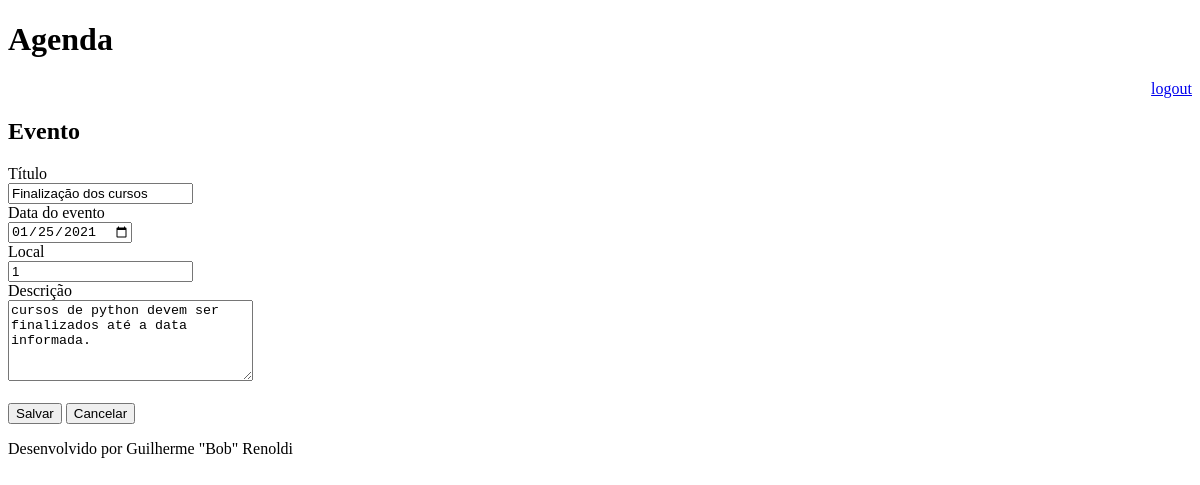
The page /agenda/evento/?id=2 (signed in) on the database as committed earlier.
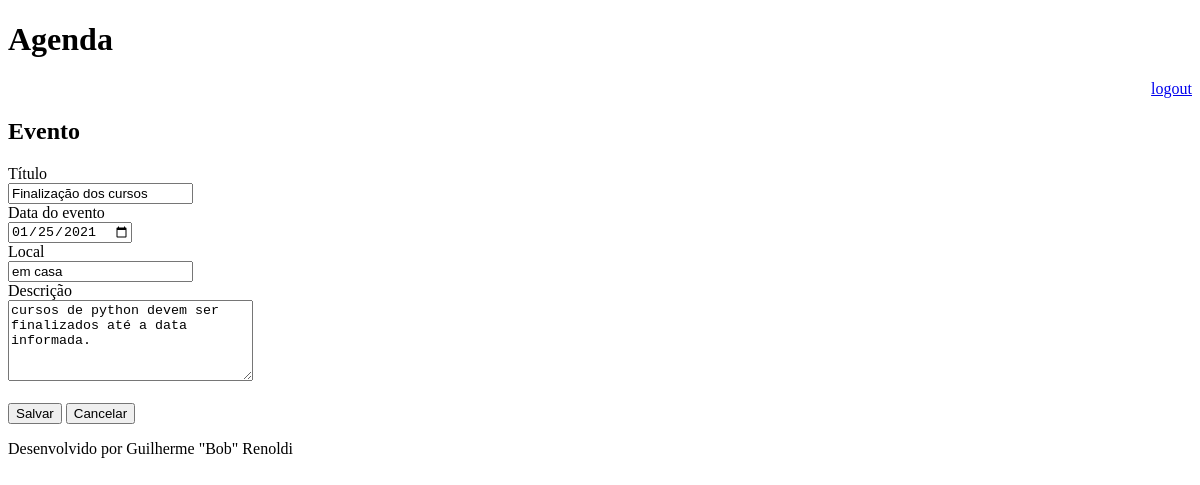
The same page on the database as committed later.
### core/models.py (models this page shows, shortened)
class Evento(models.Model):
    titulo = models.CharField(max_length=100)
    descricao = models.TextField(blank=True, null=True)
    local = models.TextField(verbose_name='Local do evento')
    data_evento = models.DateTimeField(verbose_name='Data do Evento')
    data_criacao = models.DateTimeField(auto_now=True)
    usuario = models.ForeignKey(User, on_delete=models.CASCADE)
    class Meta:
        db_table = 'eventos'
    def get_data_from_evento(self):
        return self.data_evento.strftime('%Y-%m-%d')

### core/views.py (the view)
# urls.py: path('agenda/evento/', views.registrar_evento),
@login_required(login_url='/login/')
def registrar_evento(request):
    id_evento = request.GET.get('id')
    dados = {}
    if id_evento:
        dados['evento'] = Evento.objects.get(id=id_evento)
    return render(request, 'registrar_evento.html', dados)

### templates/registrar_evento.html (shortened to what this page needs)
{% extends "model-page.html" %}
{% block content%}
    <h2>Evento</h2>
    <form action="submit" method="POST"> {% csrf_token %}
        <label>Título</label>
        <br>
        <input type="text" name="titulo" value="{{ evento.titulo }}">
        <br>
        <label>Data do evento</label>
        <br>
        <input type="date" name="data_evento" value="{{ evento.get_data_from_evento }}">
        <br>
        <label>Local</label>
        <br>
        <input type="text" name="local" value="{{ evento.local }}">
        <br>
        <label>Descrição</label>
        <br>
        <textarea name="descricao" rows="5" cols="28">{{ evento.descricao }}</textarea>
        <br><br>
        <button type="submit">Salvar</button>
        <a href="/">
            <button type="Button">Cancelar</button>
        </a>
    </form>
{% endblock %}

Rows that differ between the two databases and show on the page:
changed Evento "Finalização dos cursos": local "1" → "em casa"
